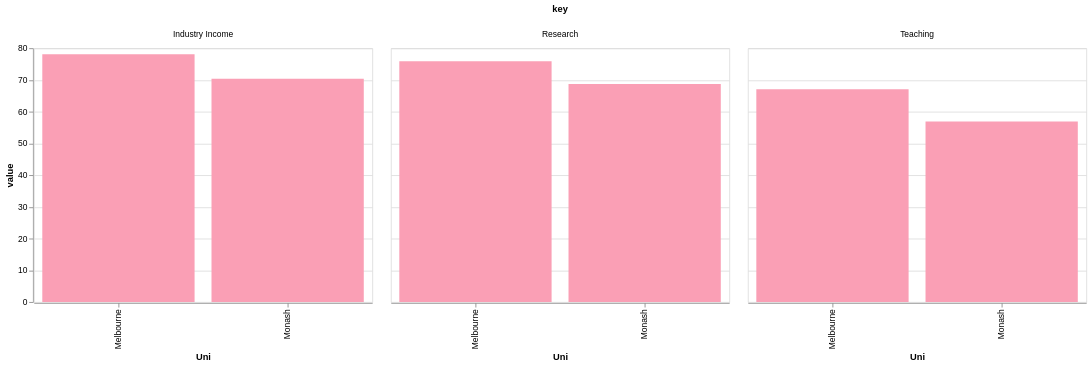

Describe this chart as a Vega-Lite specification.
### Vega-Lite specification from a JSON file in a GitHub repository (floating-point values rounded to 4 significant figures)
{"$schema": "https://vega.github.io/schema/vega-lite/v5.json", "width": 400, "height": 300, "data": {"values": [{"Uni": "Monash", "Teaching": 56.9, "Research": 68.7, "Industry Income": 70.4}, {"Uni": "Melbourne", "Teaching": 67.1, "Research": 75.9, "Industry Income": 78.1}]}, "transform": [{"fold": ["Teaching", "Research", "Industry Income"]}], "mark": "bar", "encoding": {"column": {"field": "key", "type": "nominal"}, "x": {"field": "Uni", "type": "nominal"}, "y": {"field": "value", "type": "quantitative"}, "color": {"value": "#fa9fb5"}}}
